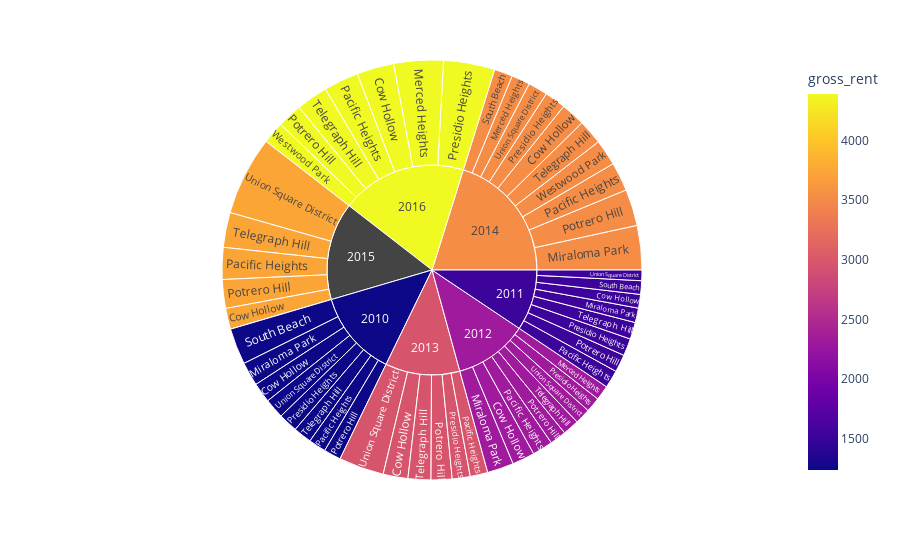

The notebook cell saved with this chart:
### Markdown cell above
### Create a sunburst chart to conduct a costs analysis of most expensive neighborhoods in San Francisco per year

### Code cell
# Sunburst Plot
df_2 = sfo_avg_neighbrohood_df[sfo_avg_neighbrohood_df["neighborhood"].isin(neighborhoods_top_10)]
print(df_2.head())

px.sunburst(
    df_2,
    path=["year","neighborhood"],
    values = "sale_price_sqr_foot",
    color="gross_rent"
    )

### Figure 1 — Plotly figure (JSON) as saved in the notebook; plotly's stock layout.template omitted (floating-point values rounded to 4 significant figures)
{"data": [{"branchvalues": "total", "customdata": [[1239], [1530.0], [2324], [2971], [3528.0], [3739.0], [4390], [2324], [3528], [4390], [1239], [1530], [2324], [3528], [1239], [1530], [2324], [2971], [3528], [3739], [4390], [1239], [1530], [2324], [2971], [3528], [3739], [4390], [1239], [1530], [2324], [2971], [3528], [null], [4390], [1239], [1530], [3528], [1239], [1530], [2324.0], [2971], [3528.0], [3739], [4390], [1239], [1530], [2324], [2971], [3528], [3739.0], [3528.0], [4390], [1239.0], [1530], [2324.0], [2971.0], [3528.0], [null], [4390]], "domain": {"x": [0, 1], "y": [0, 1]}, "hovertemplate": "labels=%{label}<br>sale_price_sqr_foot=%{value}<br>parent=%{parent}<br>id=%{id}<br>gross_rent=%{color}<extra></extra>", "ids": ["2010/Cow Hollow", "2011/Cow Hollow", "2012/Cow Hollow", "2013/Cow Hollow", "2014/Cow Hollow", "2015/Cow Hollow", "2016/Cow Hollow", "2012/Merced Heights", "2014/Merced Heights", "2016/Merced Heights", "2010/Miraloma Park", "2011/Miraloma Park", "2012/Miraloma Park", "2014/Miraloma Park", "2010/Pacific Heights", "2011/Pacific Heights", "2012/Pacific Heights", "2013/Pacific Heights", "2014/Pacific Heights", "2015/Pacific Heights", "2016/Pacific Heights", "2010/Potrero Hill", "2011/Potrero Hill", "2012/Potrero Hill", "2013/Potrero Hill", "2014/Potrero Hill", "2015/Potrero Hill", "2016/Potrero Hill", "2010/Presidio Heights", "2011/Presidio Heights", "2012/Presidio Heights", "2013/Presidio Heights", "2014/Presidio Heights", "2015/Presidio Heights", "2016/Presidio Heights", "2010/South Beach", "2011/South Beach", "2014/South Beach", "2010/Telegraph Hill", "2011/Telegraph Hill", "2012/Telegraph Hill", "2013/Telegraph Hill", "2014/Telegraph Hill", "2015/Telegraph Hill", "2016/Telegraph Hill", "2010/Union Square District", "2011/Union Square District", "2012/Union Square District", "2013/Union Square District", "2014/Union Square District", "2015/Union Square District", "2014/Westwood Park", "2016/Westwood Park", "2010", "2011", "2012", "2013", "2014", "2015", "2016"], "labels": ["Cow Hollow", "Cow Hollow", "Cow Hollow", "Cow Hollow", "Cow Hollow", "Cow Hollow", "Cow Hollow", "Merced Heights", "Merced Heights", "Merced Heights", "Miraloma Park", "Miraloma Park", "Miraloma Park", "Miraloma Park", "Pacific Heights", "Pacific Heights", "Pacific Heights", "Pacific Heights", "Pacific Heights", "Pacific Heights", "Pacific Heights", "Potrero Hill", "Potrero Hill", "Potrero Hill", "Potrero Hill", "Potrero Hill", "Potrero Hill", "Potrero Hill", "Presidio Heights", "Presidio Heights", "Presidio Heights", "Presidio Heights", "Presidio Heights", "Presidio Heights", "Presidio Heights", "South Beach", "South Beach", "South Beach", "Telegraph Hill", "Telegraph Hill", "Telegraph Hill", "Telegraph Hill", "Telegraph Hill", "Telegraph Hill", "Telegraph Hill", "Union Square District", "Union Square District", "Union Square District", "Union Square District", "Union Square District", "Union Square District", "Westwood Park", "Westwood Park", "2010", "2011", "2012", "2013", "2014", "2015", "2016"], "marker": {"coloraxis": "coloraxis", "colors": [1239, 1530.0, 2324, 2971, 3528.0, 3739.0, 4390, 2324, 3528, 4390, 1239, 1530, 2324, 3528, 1239, 1530, 2324, 2971, 3528, 3739, 4390, 1239, 1530, 2324, 2971, 3528, 3739, 4390, 1239, 1530, 2324, 2971, 3528, null, 4390, 1239, 1530, 3528, 1239, 1530, 2324.0, 2971, 3528.0, 3739, 4390, 1239, 1530, 2324, 2971, 3528, 3739.0, 3528.0, 4390, 1239.0, 1530, 2324.0, 2971.0, 3528.0, null, 4390]}, "name": "", "parents": ["2010", "2011", "2012", "2013", "2014", "2015", "2016", "2012", "2014", "2016", "2010", "2011", "2012", "2014", "2010", "2011", "2012", "2013", "2014", "2015", "2016", "2010", "2011", "2012", "2013", "2014", "2015", "2016", "2010", "2011", "2012", "2013", "2014", "2015", "2016", "2010", "2011", "2014", "2010", "2011", "2012", "2013", "2014", "2015", "2016", "2010", "2011", "2012", "2013", "2014", "2015", "2014", "2016", "", "", "", "", "", "", ""], "type": "sunburst", "values": [569.4, 390.6, 644.8, 707.4, 691.9, 598.6, 1059.0, 421.1, 528.7, 1417.0, 680.6, 414.7, 756.2, 1268.0, 496.5, 509.0, 586.2, 503.9, 824.7, 910.2, 996.4, 491.5, 503.1, 466.6, 598.7, 1045.0, 821.3, 707.7, 549.4, 493.8, 426.6, 512.8, 603.5, 0, 1466.0, 1037.0, 388.6, 524.6, 524.8, 483.4, 465.8, 653.3, 708.2, 997.0, 903.0, 569.2, 302.1, 445.2, 1290.0, 558.3, 2259.0, 743.0, 631.2, 4918.0, 3485.0, 4213.0, 4267.0, 7496.0, 5586.0, 7180.0]}], "layout": {"autosize": true, "coloraxis": {"colorbar": {"title": {"text": "gross_rent"}}, "colorscale": [[0, "#0d0887"], [0.1111, "#46039f"], [0.2222, "#7201a8"], [0.3333, "#9c179e"], [0.4444, "#bd3786"], [0.5556, "#d8576b"], [0.6667, "#ed7953"], [0.7778, "#fb9f3a"], [0.8889, "#fdca26"], [1, "#f0f921"]]}, "legend": {"tracegroupgap": 0}, "margin": {"t": 60}}}
